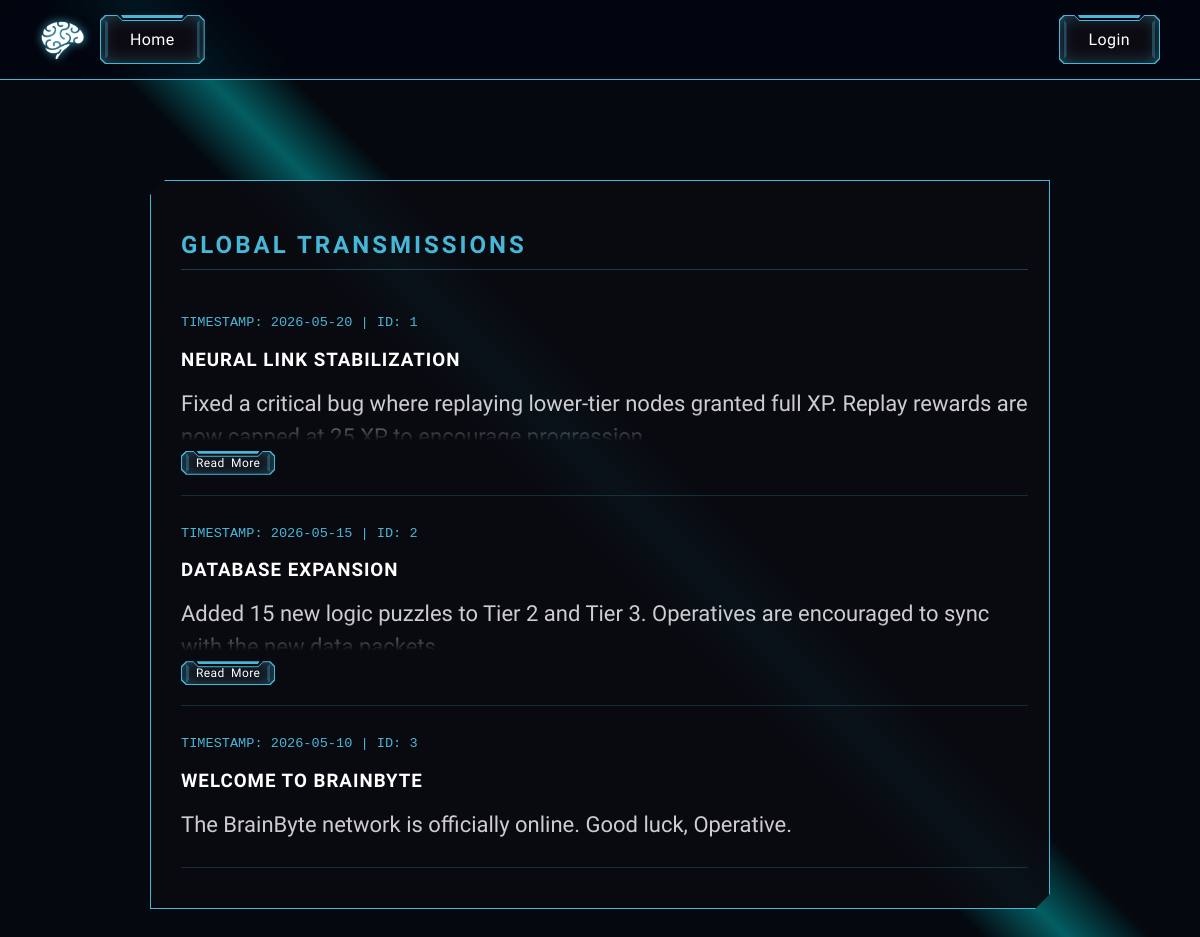
Page /news on the committed database.
### tables this page shows
CREATE TABLE news (id INTEGER PRIMARY KEY AUTOINCREMENT, title TEXT NOT NULL, date TEXT NOT NULL, content TEXT NOT NULL, patch_id TEXT);

### app.py (the view, shortened to what this page needs)
@app.route("/news")
def news():
    news_updates = [
        {
            "id": "patch-1.0.4",
            "date": "2026-05-20",
            "title": "Neural Link Stabilization",
            "content": "Fixed a critical bug where replaying lower-tier nodes granted full XP. Replay rewards are now capped at 25 XP to encourage progression."
        },
        {
            "id": "patch-1.0.3",
            "date": "2026-05-15",
            "title": "Database Expansion",
            "content": "Added 15 new logic puzzles to Tier 2 and Tier 3. Operatives are encouraged to sync with the new data packets."
        },
        {
            "id": "announcement",
            "date": "2026-05-10",
            "title": "Welcome to BrainByte",
            "content": "The BrainByte network is officially online. Good luck, Operative."
        }
    ]
    conn = get_db_connection()
    count = conn.execute("SELECT COUNT(*) FROM news").fetchone()[0]
    news_data = conn.execute("SELECT * FROM news ORDER BY date DESC").fetchall()
    conn.close()
    return render_template("news.html",
                           logged_in='user_id' in session,
                           news_updates=news_data)

### app.py (called while the page is built)
def get_db_connection():
    conn = sqlite3.connect(DATABASE)
    conn.row_factory = sqlite3.Row
    return conn

### templates/news.html (shortened to what this page needs)
<!DOCTYPE html>
<html lang="en">
<head>
    <link rel="stylesheet" href="{{ url_for('static', filename='style.css') }}">
</head>
<body>
<header class="menu">
    <div class="menu-left">
        <div class="icon">
            <img src="/static/brain.png" alt="BrainByte Logo">
        </div>
        <a href="/" class="si-buttons-scifi__style-5__button-2">
            <span>Home</span><helper-1></helper-1><helper-2></helper-2><shine></shine><ripple></ripple>
        </a>
    </div>
    <div class="menu-right">
        {% if not logged_in %}
        <a href="/login" class="si-buttons-scifi__style-5__button-2">
            <span>Login</span><helper-1></helper-1><helper-2></helper-2><shine></shine><ripple></ripple>
        </a>
        {% else %}
        <a href="/map" class="si-buttons-scifi__style-5__button-2">
            <span>Map</span><helper-1></helper-1><helper-2></helper-2><shine></shine><ripple></ripple>
        </a>
        {% endif %}
    </div>
</header>
<main class="content">
    <div class="review-form-container" style="text-align: left; max-width: 900px;">
        <h2>Global Transmissions</h2>
        {% for update in news_updates %}
        <div class="news-item" style="border-bottom: 1px solid rgba(71, 183, 216, 0.2); padding: 20px 0; margin-bottom: 10px;">
            <div style="color: #47b7d8; font-family: monospace; font-size: 0.85rem; margin-bottom: 5px;">
                TIMESTAMP: {{ update.date }} | ID: {{ update.id }}
            </div>
            <h3 style="color: #ffffff; margin-bottom: 10px; text-transform: uppercase; letter-spacing: 1px;">
                {{ update.title }}
            </h3>
            <div class="news-content-wrapper collapsed">
                <p style="color: rgba(255, 255, 255, 0.8); line-height: 1.5;">
                    {{ update.content }}
                </p>
            </div>
            <button class="read-more-btn si-buttons-scifi__style-5__button-2"
                    onclick="toggleReadMore(this)"
                    style="display: none; margin-top: 10px; padding: 5px 15px; min-height: unset; font-size: 12px;">
                <span>Read More</span>
                <helper-1></helper-1><helper-2></helper-2><shine></shine><ripple></ripple>
            </button>
        </div>
        {% endfor %}
    </div>
</main>
</body>
</html>

### static/style.css (style rules this page uses)
*, h1, h2, h3, h4, h5, h6 { box-sizing: border-box; font-family: Jura, monospace; }
body { margin: 0; height: 100vh; background-color: #05080f; overflow: hidden; }
.menu { position: fixed; top: 0; left: 0; width: 100%; height: 80px; padding: 0 40px; display: flex; justify-content: space-between; align-items: center; border-bottom: 2px solid #003a5c4d; background-color: #003a5c4d; z-index: 1000; background-color: rgba(2, 5, 15, 0.8) !important; backdrop-filter: blur(10px); border-bottom: 1px solid #47b7d8; }
.menu-left, .menu-right { display: flex; align-items: center; gap: 15px; }
.icon { width: 45px; height: 45px; border-radius: 50%; filter: drop-shadow(0 0 5px #47b7d8); overflow: hidden; display: flex; justify-content: center; align-items: center; }
.icon img { width: 100%; height: 100%; object-fit: cover; }
.content { height: 100vh; padding-top: 80px; display: flex; flex-direction: column; justify-content: center; align-items: center; text-align: center; color: #ffffff; }
.content p { font-size: 22px; margin: 6px 0; }
.review-form-container { width: 80%; max-width: 800px; margin: 100px auto 30px; background: rgba(11, 10, 17, 0.9); border: 1px solid #47b7d8; padding: 30px; clip-path: polygon(0 15px, 15px 0, 100% 0, 100% calc(100% - 15px), calc(100% - 15px) 100%, 0 100%); max-height: 80vh; overflow-y: auto; padding-right: 15px; scrollbar-gutter: stable; }
.review-form-container h2, .review-list h2 { color: #47b7d8 !important; text-transform: uppercase !important; letter-spacing: 3px !important; margin-bottom: 25px; border-bottom: 1px solid rgba(71, 183, 216, 0.3); padding-bottom: 10px; display: block; }
.news-content-wrapper { max-height: 1000px; overflow: hidden; transition: max-height 0.6s cubic-bezier(0, 1, 0, 1); }
.news-content-wrapper.collapsed { max-height: 60px; mask-image: linear-gradient(to bottom, black 50%, transparent 100%); -webkit-mask-image: linear-gradient(to bottom, black 50%, transparent 100%); }
.read-more-btn { --font-size: 12px; --border-cut: 3px; margin-top: 10px; }
[class*='si-buttons-scifi'] span { position: relative; z-index: 2; pointer-events: none; }
.si-buttons-scifi__style-5__button-2 { --font-family: Jura, monospace; --font-size: 16px; --color: white; --background-color: #0d0a11; --border-color: #47b7d8; --border-width: 1px; --border-cut: 5px; --button-shape: polygon(0 var(--border-cut), var(--border-cut) 0, calc(50% - var(--border-cut) - 30px) 0, calc(50% - var(--border-cut) - 30px + var(--border-cut)) var(--border-cut), calc(calc(50% - var(--border-cut) - 30px) + var(--border-cut) + 60px) var(--border-cut), calc(calc(50% - var(--border-cut) - 30px) + var(--border-cut) + 60px + var(--border-cut)) 0, calc(100% - var(--border-cut)) 0, 100% var(--border-cut), 100% calc(100% - var(--border-cut)), calc(100% - var(--border-cut)) 100%, var(--border-cut) 100%, 0 calc(100% - var(--border-cut))); }
.si-buttons-scifi__style-5__button-2 { font-family: var(--font-family); font-size: var(--font-size); color: var(--color) !important; border: 0; display: inline-flex; align-items: center; justify-content: center; justify-self: center; align-self: center; vertical-align: middle; appearance: none; box-sizing: border-box; text-decoration: none; position: relative; word-spacing: 3px; letter-spacing: 0.4px; cursor: pointer; transition: 0.3s; line-height: initial; min-height: 30px; min-width: 70px; white-space: nowrap; z-index: 1; user-select: none; outline: 0; padding: 15px 30px; background-color: transparent; }
.si-buttons-scifi__style-5__button-2:before, .si-buttons-scifi__style-5__button-2:after { content: ''; inset: 0; background: var(--border-color); position: absolute; z-index: -1; clip-path: var(--button-shape); box-shadow: inset 0 0 25px -10px var(--border-color); }
.si-buttons-scifi__style-5__button-2:after { inset: var(--border-width); background: var(--background-color); }
[class*='si-buttons-scifi'] ripple { inset: 0; position: absolute; overflow: hidden; -webkit-clip-path: var(--button-shape); clip-path: var(--button-shape); }
[class*='si-buttons-scifi'] ripple:after { content: ''; --ripple-gradient: rgb(255, 255, 255); position: absolute; inset: 0 auto 0 -200%; width: 200%; transform: skewX(-20deg); opacity: 0.5; background-image: linear-gradient(to right, transparent, var(--ripple-gradient), transparent); }
[class*='si-buttons-scifi'] ripple:before { content: ''; --ripple-color: rgb(255, 255, 255); position: absolute; inset: 50%; transform: skewX(-10deg); border-radius: 100vh; }

### rows in the picture
news: date "2026-05-20", id "1", title "NEURAL LINK STABILIZATION", content "Fixed a critical bug where replaying lower-tier nodes granted full XP. Replay rewards are…"
news: date "2026-05-15", id "2", title "DATABASE EXPANSION", content "Added 15 new logic puzzles to Tier 2 and Tier 3. Operatives are encouraged to sync…"
news: date "2026-05-10", id "3", title "WELCOME TO BRAINBYTE", content "The BrainByte network is officially online. Good luck, Operative."
